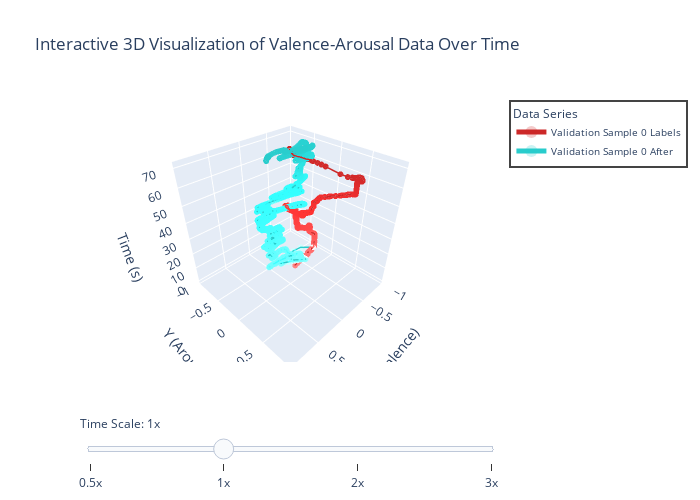

The code cell stored with this chart in its notebook:
### Code cell
sample = 0
plot_in_time([val_labels_array[sample], val_outputs_after_array[sample]],
            labels=[f"Validation Sample {sample} Labels", f"Validation Sample {sample} After"])

### Figure 1 — Plotly figure (JSON) as saved in the notebook; plotly's stock layout.template omitted (floating-point values rounded to 4 significant figures; data arrays with more than 128 entries replaced by an {"elided": "..."} marker saying what was removed)
{"data": [{"line": {"color": "rgb(204,40,40)", "width": 3}, "marker": {"color": {"elided": "7084 str values"}, "opacity": 0.8, "size": 2}, "mode": "lines+markers", "name": "Validation Sample 0 Labels", "type": "scatter3d", "x": {"elided": "7084 float values"}, "y": {"elided": "7084 float values"}, "z": {"elided": "7084 float values"}}, {"line": {"color": "rgb(40,204,204)", "width": 3}, "marker": {"color": {"elided": "7084 str values"}, "opacity": 0.8, "size": 2}, "mode": "lines+markers", "name": "Validation Sample 0 After", "type": "scatter3d", "x": {"elided": "7084 float values"}, "y": {"elided": "7084 float values"}, "z": {"elided": "7084 float values"}}], "layout": {"height": 500, "legend": {"borderwidth": 2, "font": {"size": 10}, "itemsizing": "constant", "title": {"text": "Data Series"}}, "scene": {"aspectmode": "manual", "aspectratio": {"x": 1, "y": 1, "z": 1}, "xaxis": {"range": [-1, 1], "title": {"text": "X (Valence)"}}, "yaxis": {"range": [-1, 1], "title": {"text": "Y (Arousal)"}}, "zaxis": {"title": {"text": "Time (s)"}}}, "sliders": [{"active": 1, "currentvalue": {"prefix": "Time Scale: "}, "pad": {"t": 50}, "steps": [{"args": [{"scene.aspectratio.z": 0.5}], "label": "0.5x", "method": "relayout"}, {"args": [{"scene.aspectratio.z": 1}], "label": "1x", "method": "relayout"}, {"args": [{"scene.aspectratio.z": 2}], "label": "2x", "method": "relayout"}, {"args": [{"scene.aspectratio.z": 3}], "label": "3x", "method": "relayout"}]}], "title": {"text": "Interactive 3D Visualization of Valence-Arousal Data Over Time"}, "width": 700}}
